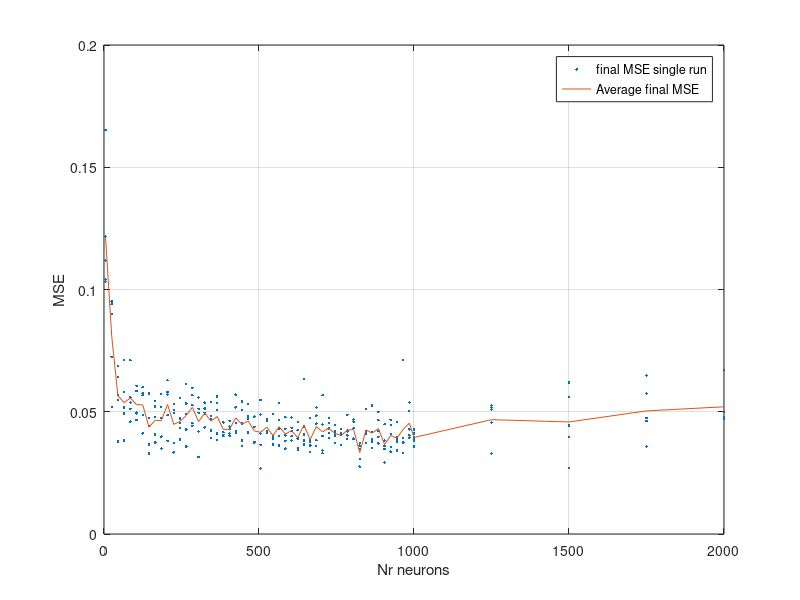

This figure's MATLAB source:
clear all 
close all
a1=load('nnglobalsessionupto565.mat');
a2=load('nnglobalsession565to645.mat');

a3=load('nnglobalsession645845.mat');
a4=load('nnglobalsession865andup.mat');
a5=load('nnglobalsession1000.mat');
a6=load('nnglobalsession2000.mat');
a7=load('nnglobalsession1500.mat');
a8=load('nnglobalsession12501750.mat');
neval=3001; % #datapoints 
El=a1.El;
El=[El;a2.El(6:end,:);a3.El(6:end,:);a4.El;a5.El;a6.El;a7.El;a8.El];
% El(:,2)=El(:,2)/neval;
Elmean=[];

k=0;
n_prev=El(1,1);
m=0;
i=1;
variance =[];
while i<size(El,1)
   q=find(El(:,1)==El(i,1));
   r=El(q,:);
   Elmean=[Elmean; mean(r,1)];
   variance=[variance;El(i,1),var(r(:,2))];
   i=q(end)+1;
   dummy=2;
end

[~,k]=sort(Elmean(:,1));
Elmean=Elmean(k,:);

figure('Position',[10,10,1200,400]);
plot(El(:,1),El(:,2),'.')
hold on 
plot(Elmean(:,1),Elmean(:,2));
grid on
xlabel('Nr neurons')
ylabel('MSE')
legend('final MSE single run','Average final MSE');
saveas(gcf,'Report/plots/nnopti.eps','epsc');